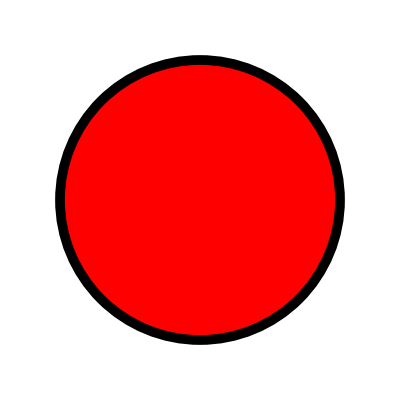

Write Python code to recreate this figure.
try:
    from PIL import Image
    record_icon = Image.open(r"icons\record_icon.png")
except:
    import time
    import pandas as pd
    import matplotlib as mpl
    import matplotlib.pyplot as plt

    #Making the plot
    fig, ax = plt.subplots(figsize = (4, 4))
    lim =-5, 5
    ax.set(xlim = lim, ylim = lim)

    #Making the patch
    marker = mpl.markers.MarkerStyle("o")
    marker.transform = mpl.transforms.Affine2D().scale(3.5)+ax.transData

    patch = mpl.patches.PathPatch(marker.get_path(), lw=7, color = "red")
    patch._edgecolor = (0, 0, 0, 1)
    ax.add_patch(patch)
    patch.set_transform(marker.transform)

    #print(line.get_path())

    if __name__ == "__main__":
        plt.show()
    else:
        try: from icons.img_pack import get_img_from_ax
        except: from img_pack import get_img_from_ax
    record_icon = get_img_from_ax(ax)
    record_icon.save(r"icons\record_icon.png", "PNG")
